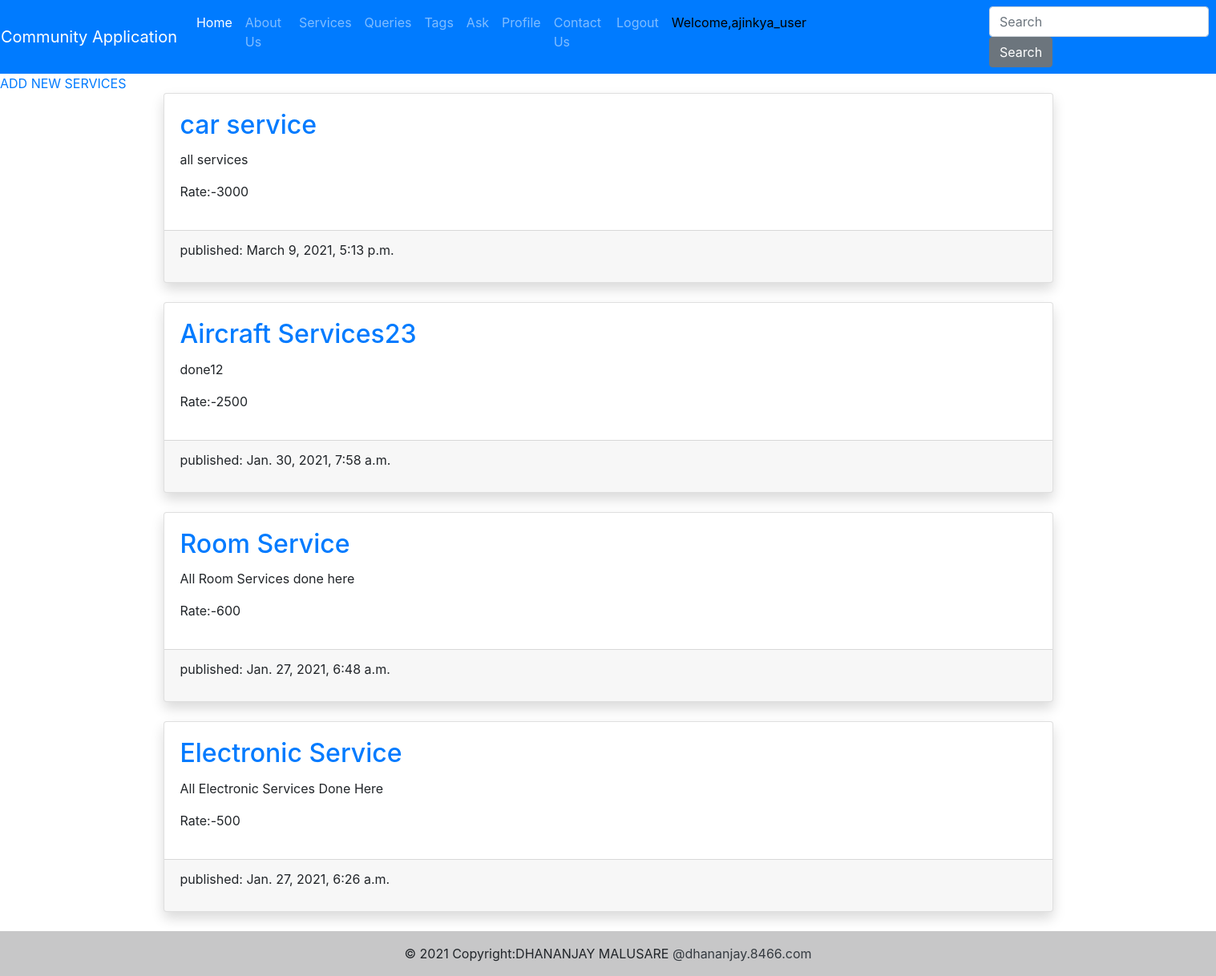
The app's page /community/post_list (signed in) with its own data.
### community/models.py (models this page shows, shortened)
class Post(models.Model):
    Nmae_of_service_provider=models.ForeignKey(settings.AUTH_USER_MODEL, on_delete=models.CASCADE)
    title=models.CharField(max_length=200)
    text=models.TextField()
    Price=models.CharField(max_length=200)
    Contact_number=models.CharField(max_length=100)
    created_date=models.DateTimeField(default=timezone.now)
    published_date=models.DateTimeField(blank=True, null=True)

### community/views.py (the view)
# urls.py: path('post_list', views.post_list, name='post_list'),
def post_list(request):
    posts=Post.objects.filter(published_date__lte=timezone.now()).order_by('-published_date')
    return render(request,'post_list.html',{'posts':posts})

### community/templates/post_list.html (shortened to what this page needs)
{% extends 'dashboard.html' %}
{% block content %}
<a href="{% url 'post_new' %}" class="top-menu">ADD NEW SERVICES</a>
        <div class="container">
        {% for post in posts %}
            <div class="card mb-4 shadow">
            <div class="card-body">
                <h2 class="card-title"><a href="{% url 'post_detail' pk=post.pk %}">{{ post.title }}</a></h2>
                <p>{{ post.text|linebreaksbr }}</p>
                <p>Rate:-{{ post.Price }}</p>
            </div>
                <div class="card-footer">
                <p>published: {{ post.published_date }}</p>
            </div>
            </div>
        {% endfor %}
        </div>
{% endblock %}

### community/templates/dashboard.html (shortened to what this page needs)
{% load static %}
<!DOCTYPE html>
<html lang="en">
<head>
    <link rel="stylesheet" href="https://maxcdn.bootstrapcdn.com/bootstrap/4.0.0/css/bootstrap.min.css">
    <link rel="stylesheet" href="{% static 'animate.min.css' %}" />
    <link rel="stylesheet" href="{% static 'bootstrap.min.css' %}" />
    <link rel="stylesheet" href="{% static 'fa4/css/font-awesome.min.css' %}" />
</head>
<body>
<div class="row">
    <nav class="navbar navbar-expand-lg navbar-dark bg-primary" style="width:-webkit-fill-available;">
  <a class="navbar-brand" href="#">Community Application</a>
  <div class="collapse navbar-collapse" id="navbarColor01">
    <ul class="navbar-nav mr-auto">
      <li class="nav-item active">
        <a class="nav-link" href="{% url 'dashboard' %}">Home
        </a>
      </li>
      <li class="nav-item">
        <a class="nav-link" href="{% url 'about_us' %}">About Us</a>
      </li>
        <li class="nav-item">
        <a class="nav-link" href="{% url 'post_list' %}">Services</a>
      </li>
           <li class="nav-item">
        <a class="nav-link" href="{% url 'queries' %}">Queries</a>
      </li>
      <li class="nav-item">
        <a class="nav-link" href="{% url 'tags' %}">Tags</a>
      </li>
      <li class="nav-item">
        <a class="nav-link" href="{% url 'ask-question' %}">Ask</a>
      </li>
      <li class="nav-item">
        <a class="nav-link" href="{% url 'profile' %}">Profile</a>
      </li>
      <li class="nav-item">
        <a class="nav-link" href="{% url 'contact_us' %}">Contact Us</a>
      </li>
      <li class="nav-item">
        <a class="nav-link" href="{% url 'logout' %}">Logout</a>
      </li>
      <li class="nav-item">
        <a class="nav-link" style="color: Black">Welcome,{{user.username}}</a>
      </li>
    <form class="form-inline my-2 my-lg-0" style="padding-left: 220px;">
      <input class="form-control mr-sm-2" type="text" placeholder="Search">
      <button class="btn btn-secondary my-2 my-sm-0" type="submit">Search</button>
    </form>
    </ul>
  </div>
</nav>
</div>
{% block content %}{% endblock %}
<footer class="bg-light text-center text-lg-start">
 <div class="text-center p-3" style="background-color: rgba(0, 0, 0, 0.2);">
    © 2021 Copyright:DHANANJAY MALUSARE
    <a class="text-dark" href="https://mdbootstrap.com/">@dhananjay.8466.com</a>
  </div>
</footer>
</body>
</html>

### records on screen
Post: title "car service", text "all services", Price "3000", published_date "March 9, 2021, 5:13 p.m."
Post: title "Aircraft Services23", text "done12", Price "2500", published_date "Jan. 30, 2021, 7:58 a.m."
Post: title "Room Service", text "All Room Services done here", Price "600", published_date "Jan. 27, 2021, 6:48 a.m."
Post: title "Electronic Service", text "All Electronic Services Done Here", Price "500", published_date "Jan. 27, 2021, 6:26 a.m."

### other values on screen
{{ user.username }} "ajinkya_user"
